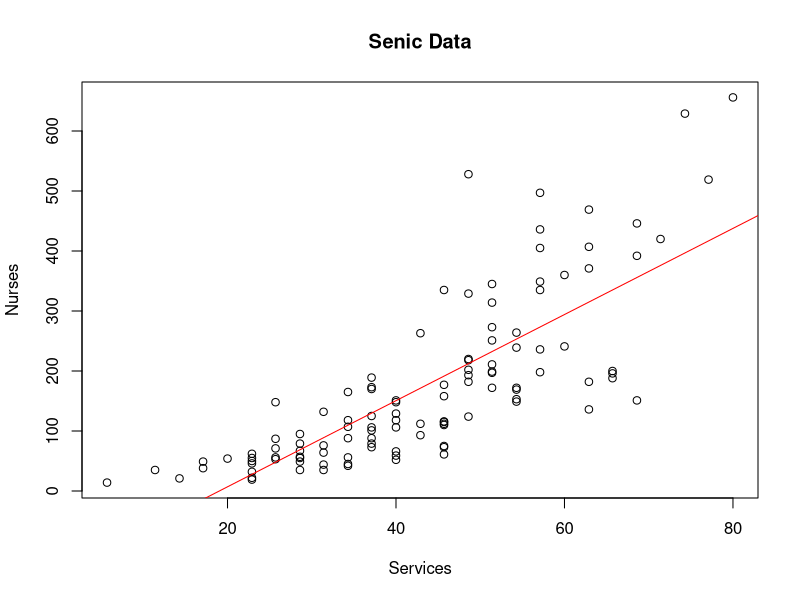
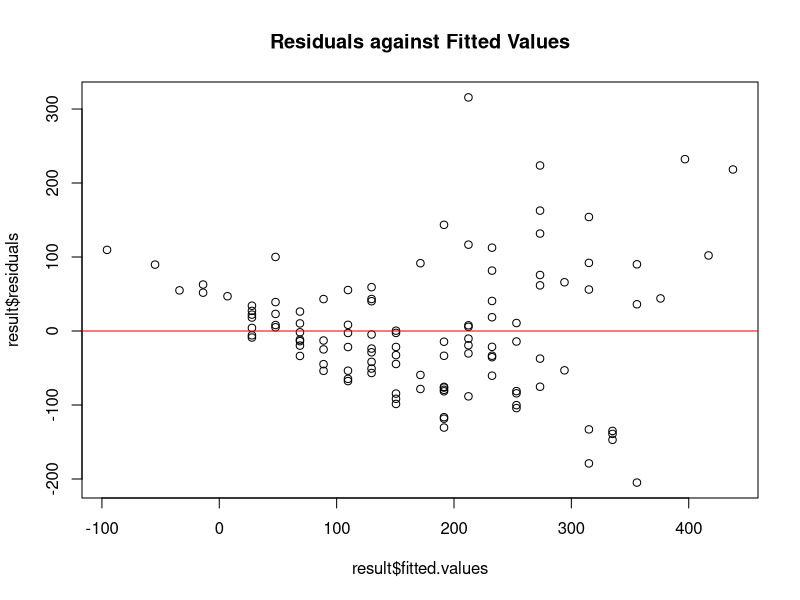
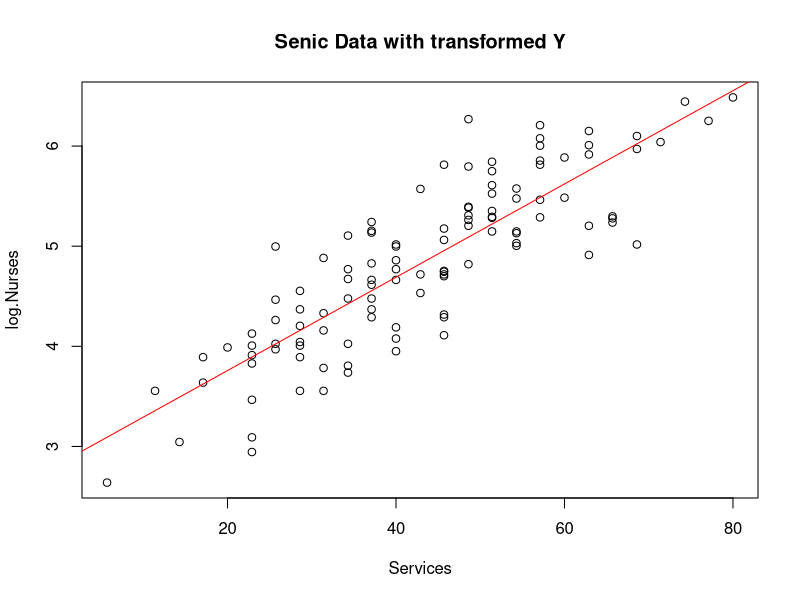
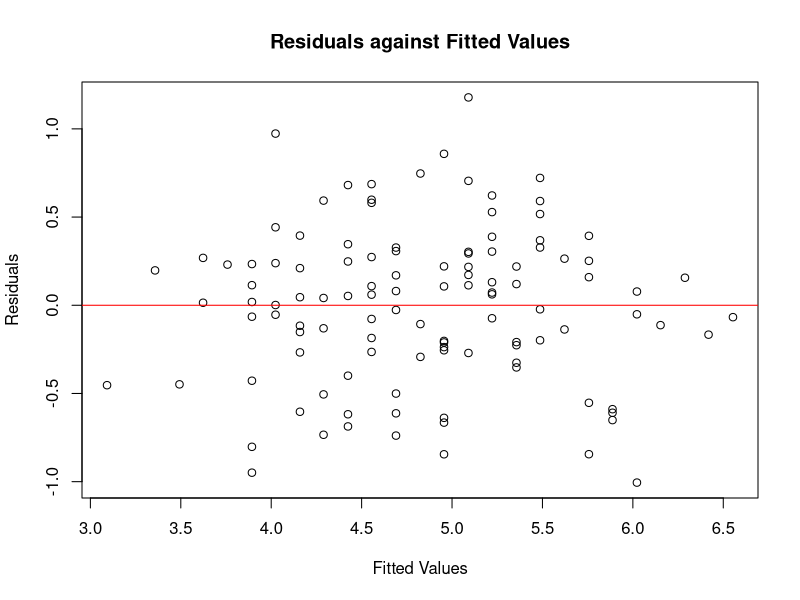
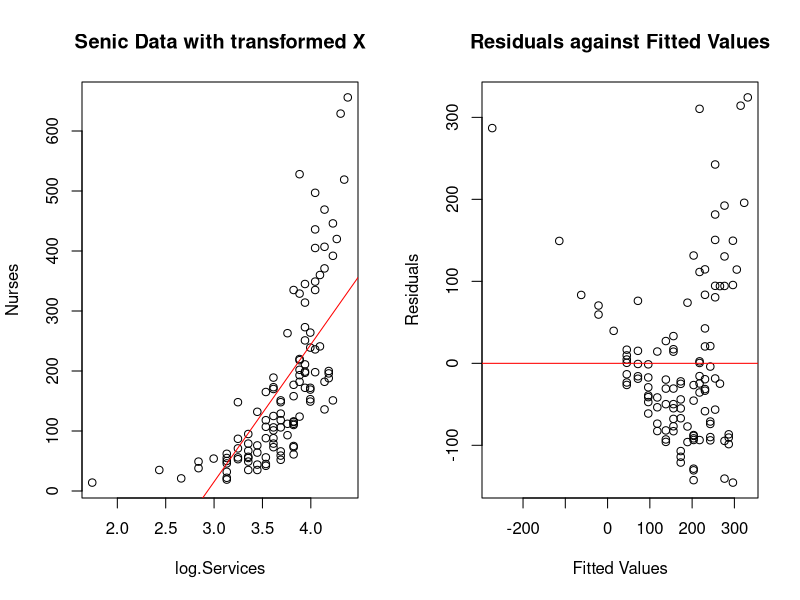
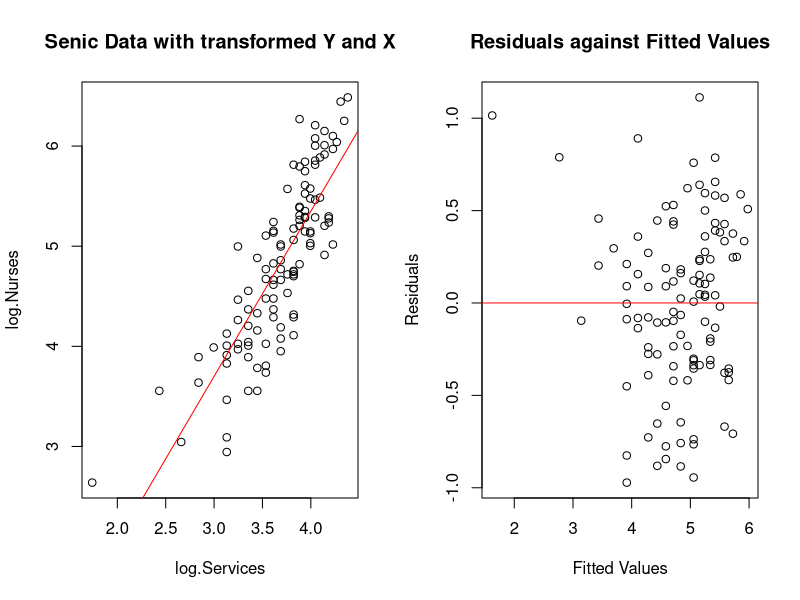

Reproduce these figures in R, in order.
######### LOF method

data <- read.table("Copier.txt", header=TRUE ,sep="")

attach(data)

reduced<-lm(Minutes~Serviced)
full<-lm(Minutes~0+as.factor(Serviced))
anova(reduced,full)

detach(data)



############## Transformation of the data

data<-read.table("Senic.txt", header=TRUE,sep="")
attach(data)
result<-lm(Nurses~Services)


######### Regression with Original Data
plot(Services,Nurses, main="Senic Data")
abline(result, col="red")

plot(result$fitted.values,result$residuals, main="Residuals against Fitted Values")
abline(h=0, col="red")


######### Regression with Transformed Y (Nurses)

log.Nurses<-log(Nurses)

result.trans<-lm(log.Nurses~Services)

plot(Services,log.Nurses, main="Senic Data with transformed Y")
abline(result.trans, col="red")

plot(result.trans$fitted.values,result.trans$residuals, xlab="Fitted Values", ylab="Residuals",main="Residuals against Fitted Values")
abline(h=0, col="red")

summary(result.trans)

######### Regression with Transformed X (Services)


log.Services<-log(Services)
result.trans2<-lm(Nurses~log.Services)

par(mfrow=c(1,2))
plot(log.Services,Nurses, main="Senic Data with transformed X")
abline(result.trans2, col="red")

plot(result.trans2$fitted.values,result.trans2$residuals, xlab="Fitted Values", ylab="Residuals",main="Residuals against Fitted Values")
abline(h=0, col="red")


######### Regression with Transformed Y and X 



result.trans3<-lm(log.Nurses~log.Services)
mfrow=c(1,2)
plot(log.Services,log.Nurses, main="Senic Data with transformed Y and X")
abline(result.trans3, col="red")

plot(result.trans3$fitted.values,result.trans3$residuals, xlab="Fitted Values", ylab="Residuals",main="Residuals against Fitted Values")
abline(h=0, col="red")

